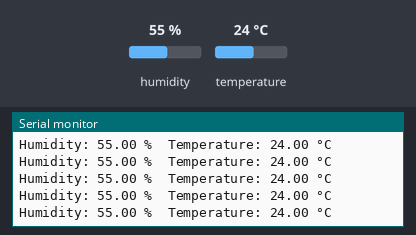
The program below on a simulated ESP32. Shown: the last lines printed to the serial monitor. Inputs (shaded band) come from the test bench; at power-on: humidity 55 %, temperature 24 °C.

Above: at 2.8 s.
2.9 s: humidity set to 22 %
At 4.5 s:
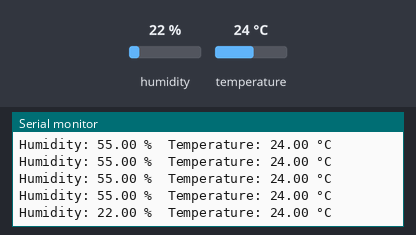
5.6 s: temperature set to 12 °C
At 6.0 s:
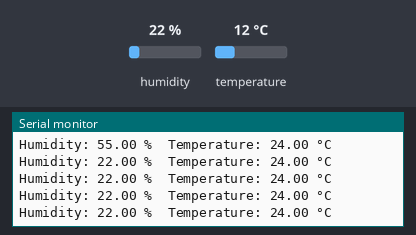
8.3 s: humidity set to 40 %
At 9.0 s:
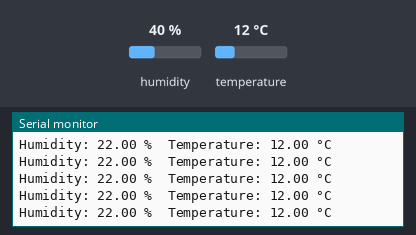
Timing chart, 0 to 11.3 s (numbered marks = the images above; inputs shaded):
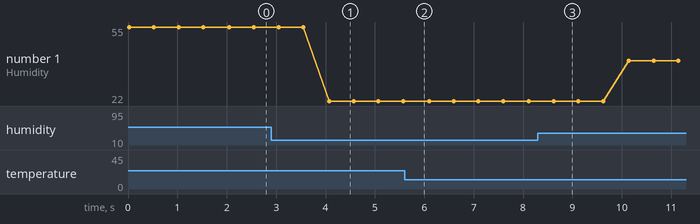

Measured:
- after the input at 2.9 s, the serial monitor: prints a new line after 1.2 s (image 1)
- plotted number 1: 55 → 22 after the input at 2.9 s, 22 → 40 after the input at 8.3 s

The program:

main.cpp
```cpp
/////// Universidade do Estado do Amazonas ///////
/////// Trabalho de Conclusão de Curso ///////
/////// Aluno: Denis Moraes Guimarães ///////

/////// Versão do firmware: V1.0 ///////

// Inclusão de biblioteca necessária para utilização de framework Arduino em PlatformIO IDE
#include <Arduino.h>

// Biblioteca utilizada para interfaceamento com o sensor
#include "DHT.h"

// Definição de pino utilizado na placa de desenvolvimento
#define DHTPIN 13

// Definição de modelo de sensor DHT utilizado
#define DHTTYPE DHT11

// Criação de instância do sensor de umidade para utilização dos métodos
DHT dht(DHTPIN, DHTTYPE);

void setup()
{
  Serial.begin(115200);

  // Inicialização do sensor de umidade
  dht.begin();
}

void loop()
{

  float humidity = dht.readHumidity();
  float temperature = dht.readTemperature();

  // Verifica se retorno é valido
  if (isnan(temperature || isnan(humidity)))
  {
    Serial.println("Failed to read values");
  }
  else
  {
    // Debug de informações

    // Valor de umidade em porcentagem
    Serial.print("Humidity: ");
    Serial.print(humidity);
    Serial.print(" %");

    Serial.print("\t");

    // Valor de temperatura em graus Celcius
    Serial.print("Temperature: ");
    Serial.print(temperature);
    Serial.println(" °C");

  }
  delay(500);
}
```
